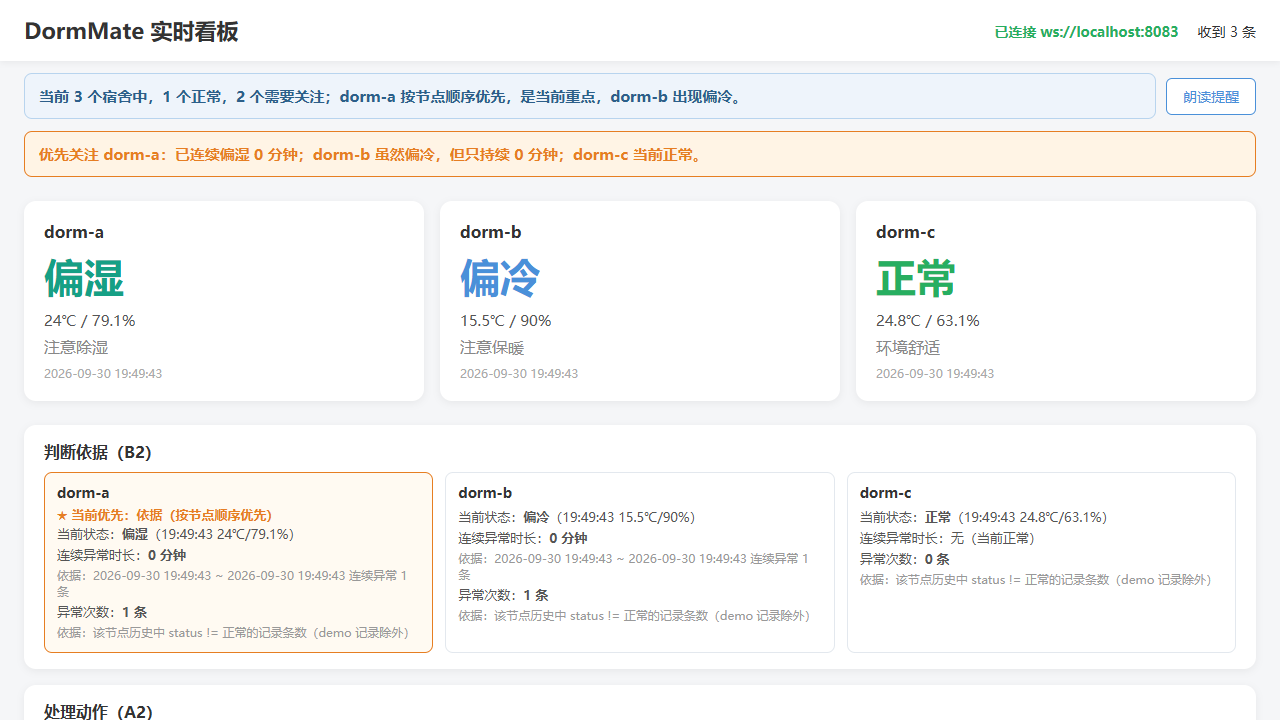
#> input picture Evidence/D1/d1-three-nodes-online.png, 1280 x 720 px
$ python render_report.py
#> lines starting #> are read from the running program, lines starting #| are printed output that depends on the picture
"""TECHNICAL_REPORT.md 渲染管线（V0.8R5 阶段 C2）

md → 简易 HTML（A4 版式、Microsoft YaHei）→ chromium headless 打印 PDF → 数页。
页数口径 = 渲染 PDF 页数（任务书"10-15 页正文"）。

用法：python simulator/render_report.py
产出：docs/V08R5_Plans/TECHNICAL_REPORT.pdf（控制台打印页数）
零新依赖：md 解析为手写子集（标题/表格/代码块/图片/列表/引用/粗体/行内代码）；
证据拼图用 PIL（matplotlib 依赖）；PDF 页数按 "/Type /Page" 统计。
"""
import re
import sys
from pathlib import Path

ROOT = Path(__file__).resolve().parent.parent
DOC = ROOT / "docs" / "V08R5_Plans"
EVIDENCE = ROOT / "Evidence"
MD = DOC / "TECHNICAL_REPORT.md"
PDF = DOC / "TECHNICAL_REPORT.pdf"


def compose_evidence():
    """把 Evidence 截图合成为横向拼图（省页数、便于阅读），输出到 DOC 目录。"""
    from PIL import Image
    specs = [
        ("evidence-D1.png", [
            EVIDENCE / "D1" / "d1-three-nodes-online.png",
            EVIDENCE / "D1" / "d1-3d-three-buildings.png",
            EVIDENCE / "D1" / "d1-new-message-drives-update.png"]),
        ("evidence-D2.png", [
            EVIDENCE / "D2" / "d2-priority-group1.png",
            EVIDENCE / "D2" / "d2-priority-group2.png",
            EVIDENCE / "D2" / "d2-priority-group3.png"]),
        ("evidence-D3.png", [
            EVIDENCE / "D3" / "d3-handling-dashboard.png",
            EVIDENCE / "D3" / "d3-handling-3d.png",
            EVIDENCE / "D3" / "d3-recovered-dashboard.png"]),
        ("evidence-D5.png", [
            EVIDENCE / "D5" / "d5-report-ml-section.png"]),
    ]
    for name, paths in specs:
        imgs = [Image.open(p) for p in paths]
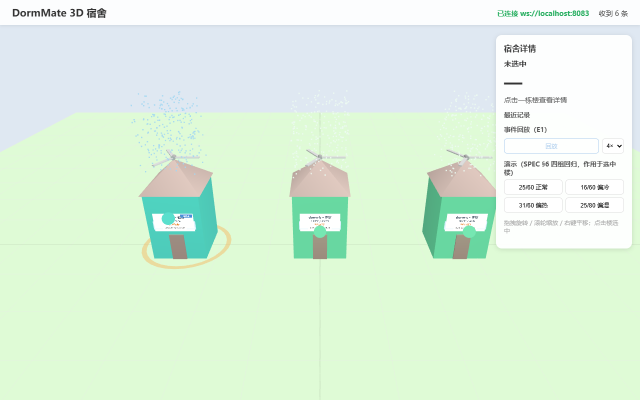
#> input picture Evidence/D1/d1-3d-three-buildings.png, 1280 x 800 px (shown at 1/2 size)
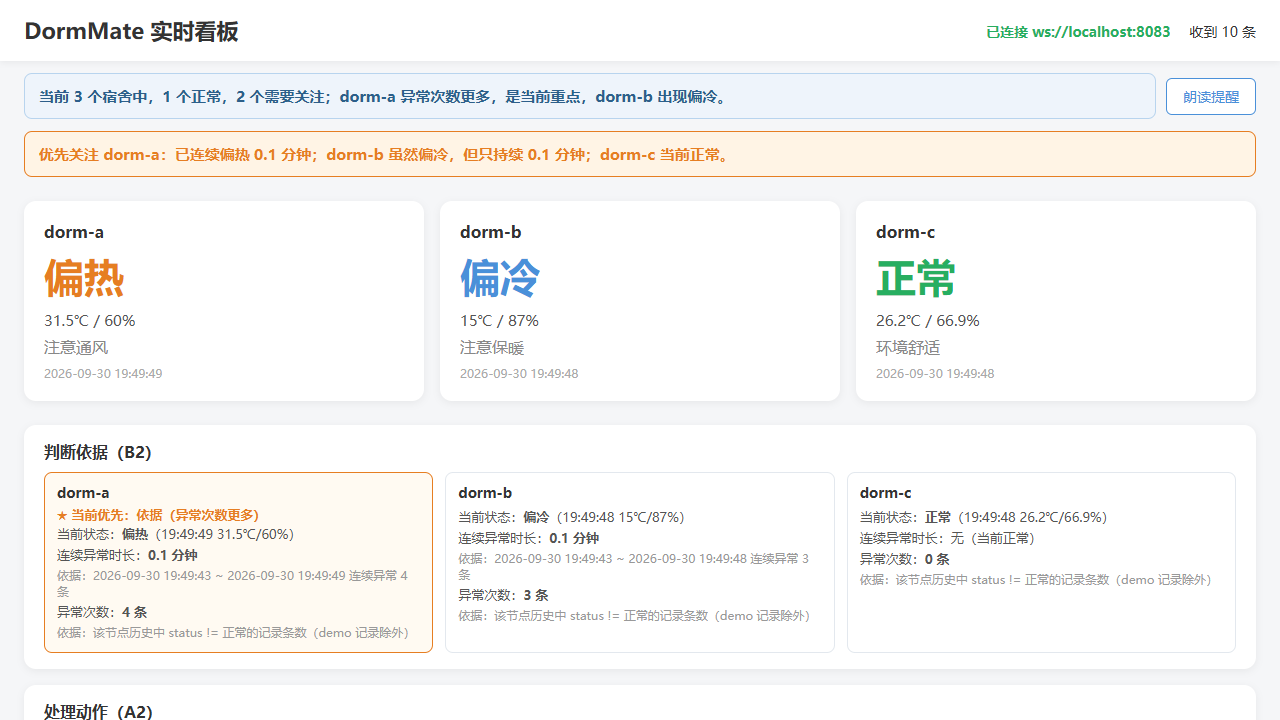
#> input picture Evidence/D1/d1-new-message-drives-update.png, 1280 x 720 px
#> imgs = 3 items
        tw = 400  # 每张目标宽度
        heights = [int(im.height * tw / im.width) for im in imgs]
#> heights = [225, 250, 225]
        canvas = Image.new("RGB", (tw * len(imgs) + 12 * (len(imgs) - 1), max(heights)), "white")
#> canvas: PIL image 1224x250 RGB; every value is 255
        x = 0
        for im, h in zip(imgs, heights):
            canvas.paste(im.resize((tw, h)), (x, 0))
            x += tw + 12
#> this loop made 3 passes
#> (h, x) on passes 1 to 3: (225, 412), (250, 824), (225, 1236)
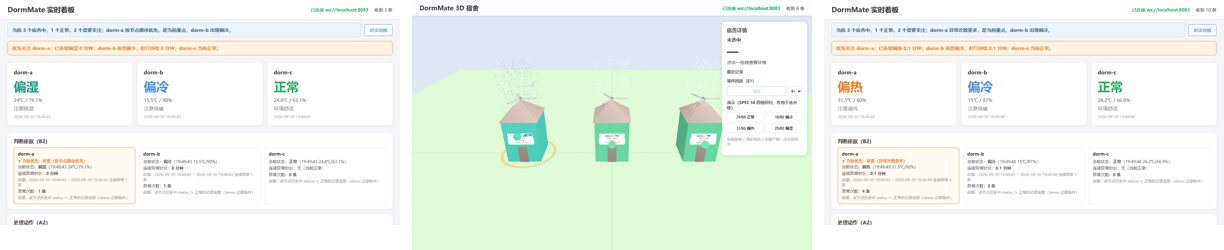
#> canvas: PIL image 1224x250 RGB; mean R, G, B 239.3, 245.9, 238.4
#> after the loop, x = 1236
        out = DOC / name
        canvas.save(out)
        print("composed:", out, canvas.size)
#| composed: docs/V08R5_Plans/evidence-D1.png (1224, 250)


# [63 lines left out: function md_to_html, not called in this run]


def esc(s):
    return s.replace("&", "&amp;").replace("<", "&lt;").replace(">", "&gt;")


# [5 lines left out: function inline, not called in this run]


CSS = """
@page { size: A4; margin: 18mm 16mm 18mm 16mm; @bottom-center { content: counter(page) " / " counter(pages); font-size: 9px; color: #8899aa; } }
body { font-family: "Microsoft YaHei", "SimSun", sans-serif; font-size: 10.5pt; line-height: 1.65; color: #24313f; }
h1 { font-size: 19pt; border-bottom: 3px solid #2563a8; padding-bottom: 6px; margin-bottom: 10px; }
h2 { font-size: 13.5pt; color: #2563a8; border-bottom: 1px solid #d5dde6; padding-bottom: 3px; margin-top: 16px; }
h3 { font-size: 11.5pt; color: #2b3a48; margin-top: 10px; }
table { border-collapse: collapse; width: 100%; margin: 8px 0; font-size: 9.5pt; page-break-inside: avoid; }
th, td { border: 1px solid #c8d0d8; padding: 4px 7px; text-align: left; }
th { background: #f0f4f8; }
code { background: #f2f4f6; padding: 1px 4px; border-radius: 3px; font-family: Consolas, monospace; font-size: 9pt; }
pre { background: #f6f8fa; border: 1px solid #e3e8ee; border-radius: 5px; padding: 8px 10px; font-size: 9pt; line-height: 1.45; white-space: pre-wrap; page-break-inside: avoid; }
blockquote { margin: 8px 0; padding: 4px 12px; border-left: 4px solid #c9a227; background: #fffbe8; font-size: 9.5pt; color: #5b4a1a; }
img { max-width: 100%; }
p.fig { text-align: center; margin: 10px 0 2px 0; }
ul { margin: 6px 0; padding-left: 22px; }
li { margin: 2px 0; }
hr { border: none; border-top: 1px solid #e3e8ee; margin: 12px 0; }
"""


def main():
    compose_evidence()
    text = MD.read_text(encoding="utf-8")
    body = md_to_html(text)
    html = ("<!DOCTYPE html><html><head><meta charset='utf-8'><style>" + CSS +
            "</style></head><body>" + body + "</body></html>")
    tmp = DOC / "report-render.html"
    tmp.write_text(html, encoding="utf-8")
    from playwright.sync_api import sync_playwright
    with sync_playwright() as p:
        b = p.chromium.launch(channel="msedge", headless=True)
        pg = b.new_page()
        pg.goto("file:///" + str(tmp.resolve()).replace("\\", "/"))
        pg.wait_for_timeout(800)
        pg.pdf(path=str(PDF), format="A4", print_background=True,
               display_header_footer=False, margin={"top": "18mm", "bottom": "18mm", "left": "16mm", "right": "16mm"})
        b.close()
    tmp.unlink()
    data = PDF.read_bytes()
    pages = data.count(b"/Type /Page") - data.count(b"/Type /Pages")
    print(f"PDF 已生成：{PDF}，页数 = {pages}")
    if not (10 <= pages <= 15):
        print(f"警告：页数 {pages} 不在 [10,15] 区间，需要调整内容")
        sys.exit(2)
    print(f"页数达标 [10,15]（{pages} 页）")


if __name__ == "__main__":
#> (the run stopped early here; a loop or call above may not have finished)
